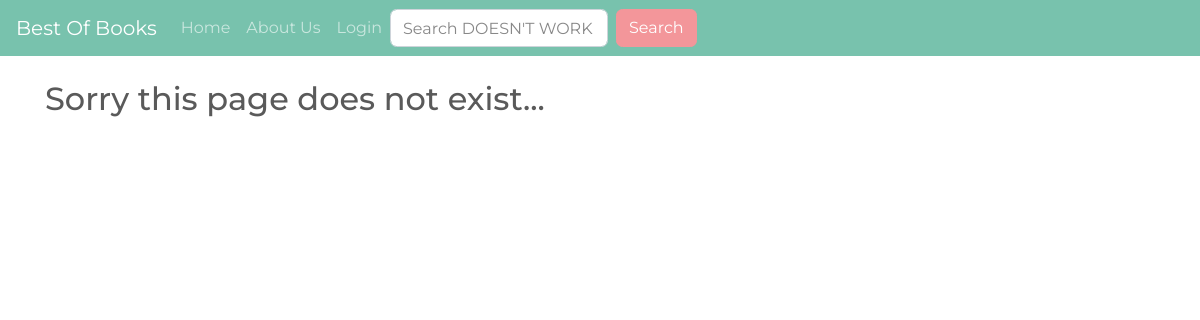
The page /genre/dystopian on the database as committed earlier.
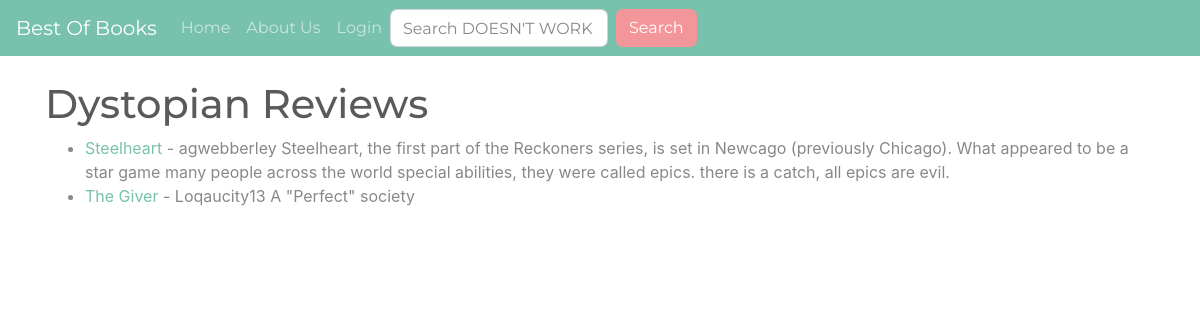
The same page on the database as committed later.
### mainapp/models.py (models this page shows, shortened)
class Post(models.Model):
	title = models.CharField(max_length=255)
	slug = models.SlugField(max_length=255, null=False, unique=True)
	reviewer = models.ForeignKey(User, on_delete=models.CASCADE)
	author = models.CharField(max_length=255)
	pub_date = models.DateField()
	genre = models.CharField(max_length=255)
	should_know = models.CharField(max_length=500)
	snippit = models.CharField(max_length=255)
	body = models.TextField()

### mainapp/views.py (the view)
# urls.py: path('genre/<str:genres>', GenreView, name="genre"),
def GenreView(request, genres):
	genre_posts = Post.objects.filter(genre=genres)
	return render(request, 'genres.html', {"genres":genres.title(), 'genre_posts':genre_posts})

### mainapp/templates/genres.html (shortened to what this page needs)
{% extends 'base.html' %}
{% block content %}
{% if genre_posts %}
<h1>{{ genres }} Reviews</h1>
<ul>
{% for post in genre_posts %}
	<li><a href="{% url 'article-detail' post.slug  %}">{{ post.title }}</a> - {{ post.reviewer }}
	{{ post.snippit}}</li>
{% endfor %}
</ul>
{% else %}
<h2>Sorry this page does not exist...</h2>
{% endif%}
{% endblock %}

Rows that differ between the two databases and show on the page:
now on this page (row edited): Post: title "Steelheart", reviewer "agwebberley", snippit "Steelheart, the first part of the Reckoners series, is set in Newcago (previously Chicago). What appeared to be a star game many people across the world special abilities, they were called epics. there is a catch, all epics are evil."
now on this page (row edited): Post: title "The Giver", reviewer "Loqaucity13", snippit "A \"Perfect\" society"
Other text that changed with them:
{{ genres }}: (not shown) → "Dystopian"
text no longer shown: "Sorry this page does not exist..."
text now shown: "Reviews"
